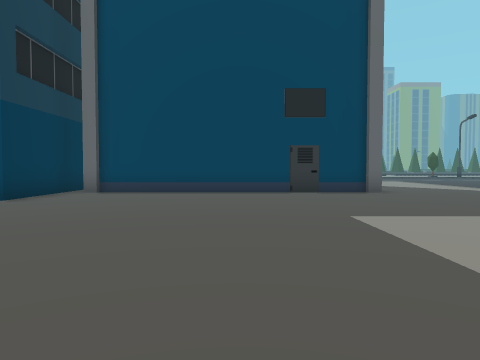
view 1 (above)

24 first-person views from a walk through a Unity game level. The camera is 1.3 m above the floor, tilts 2° down and sees 70° across. The floor is counted in squares, 2 m on a side. Each view is taken from the middle of a square. On the plan, view 1 faces up. The plan holds only what a view shows up to about 10 squares ahead; the rest is blank. The place goes on beyond the plan.

view 2
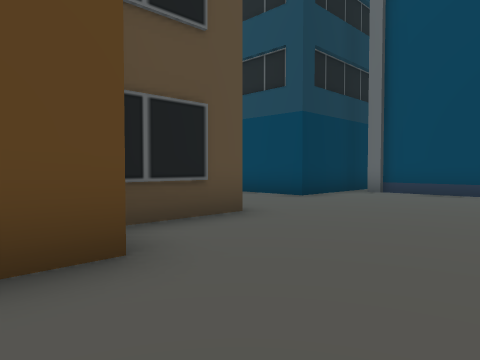

view 3
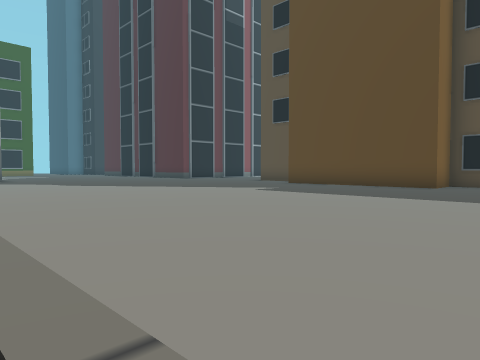

view 4
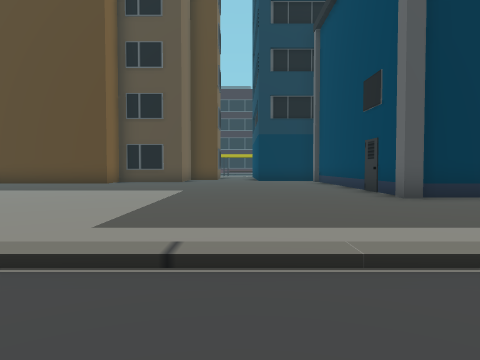

view 5
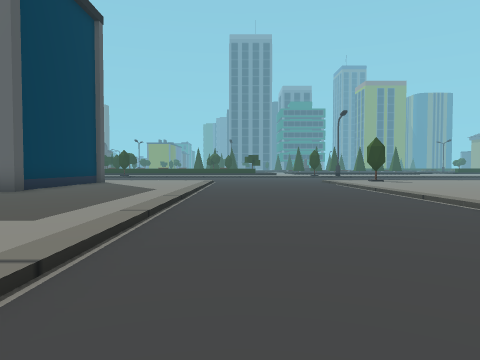

view 6
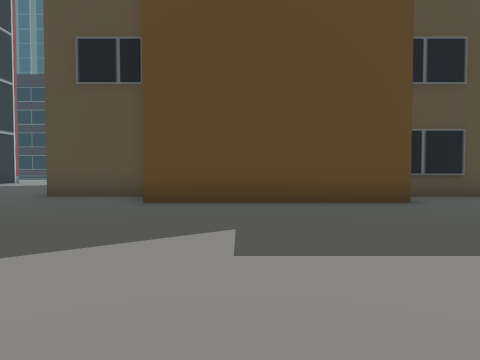

view 7
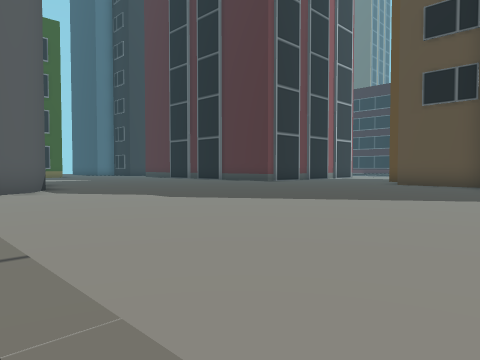

view 8
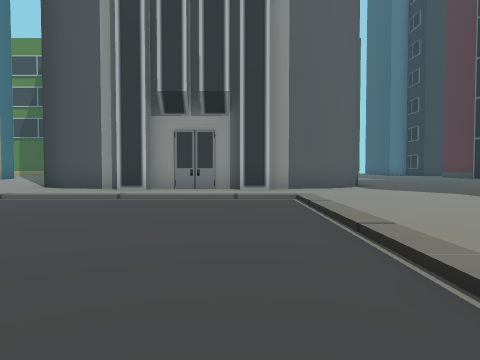

view 9
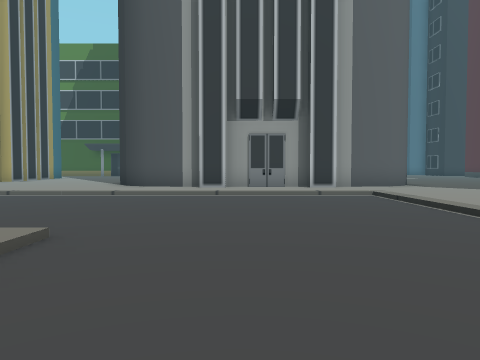

view 10
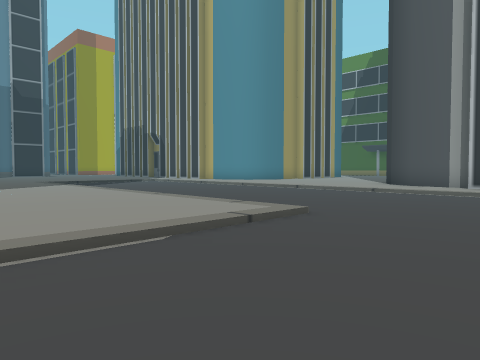

view 11
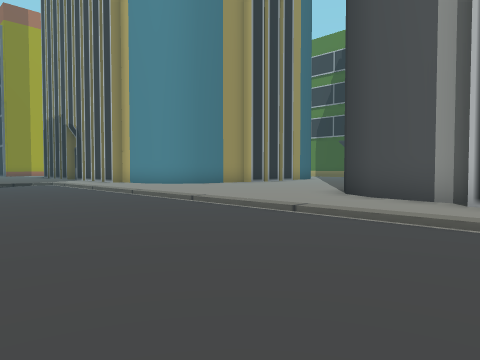

view 12
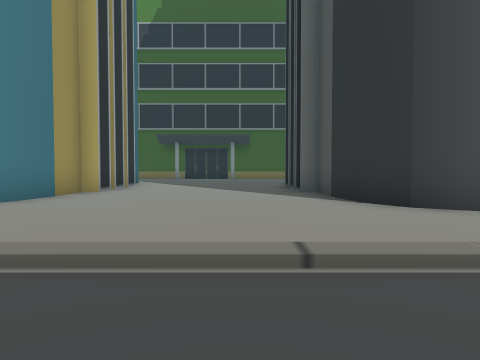

view 13
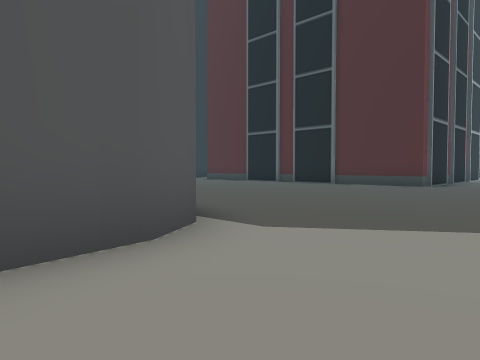

view 14
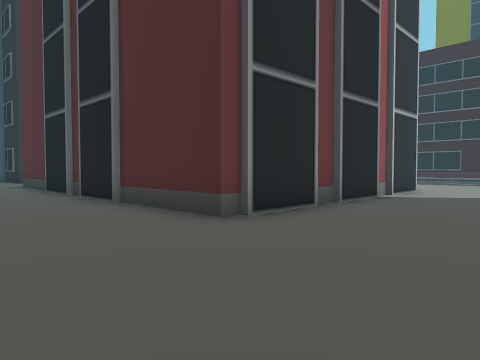

view 15
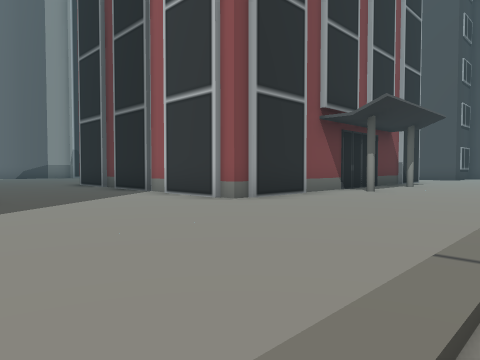

view 16
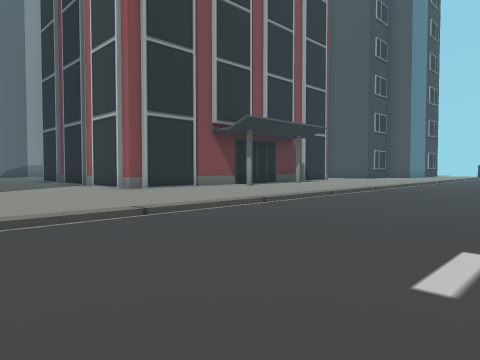

view 17
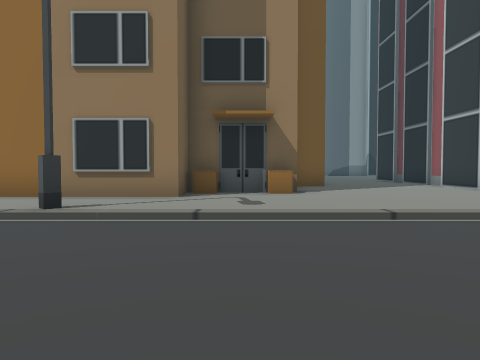

view 18
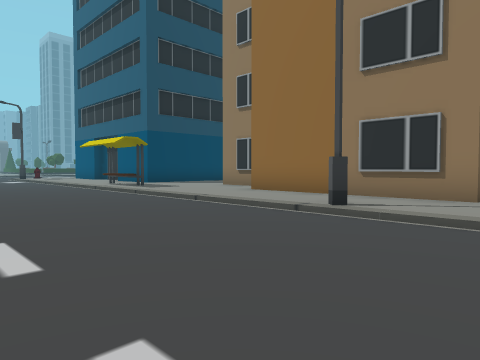

view 19
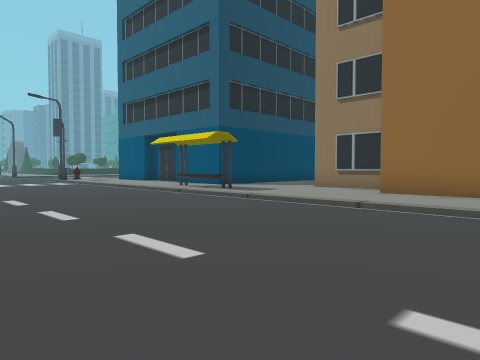

view 20
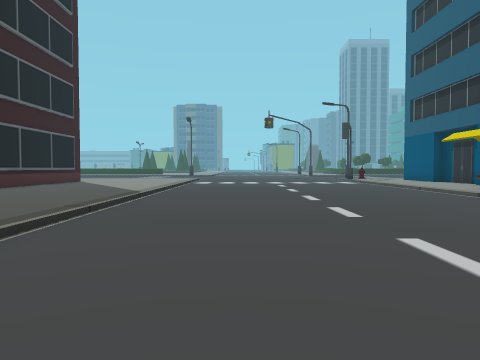

view 21
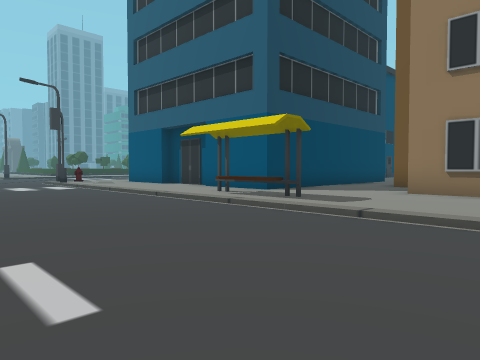

view 22
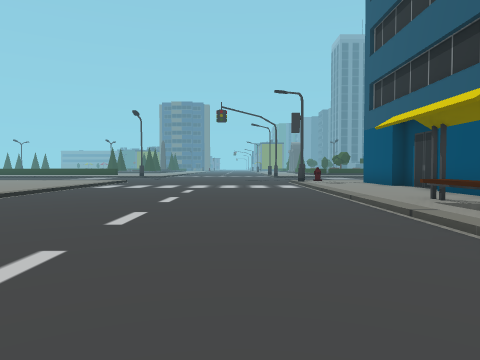

view 23
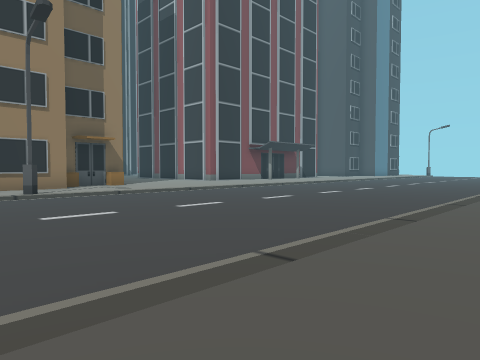

view 24
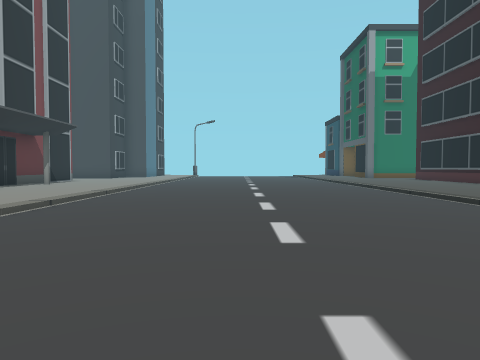

### Floor plan
Key: @ floor where view 1 was taken; # wall or solid block; . main floor; - floor 0.25 m lower than the main floor; / step, stairs or slope; B building; O other object.
Columns run from 27 left of view 1 to 21 right of it. Each row starts with its distance up from view 1.
 11     ./-------..B              #..../----/..
 10     ./-------..#      #########..../----/..
  9      /-------..#      ##......#..../----/.
  8 #..../-------..#      #............/----/.
  7 #..../-------O.##   ###............/----/
  6  ..../-------O....   ............../----/
  5   .../-------O....    ............./----
  4    ../-------.....     ............/---
  3    ../-------...#      #.........../---
  2     ./-------...#      #.........../--
  1      /-------..##      ##........../----/
  0    ../-------..#        #..@.......  ---/.....
 -1    ../-------..#        #.......... ----/........
 -2    ../-------#.#        #........../----/........
 -3    ../-------..##      ##........../----////////
 -4     ./-------...#      #.........../-----------
 -5     ./-------...#      #.........../-----------
 -6     ./-------...B      #.........../-------------
 -7     ./-------......   ............./-------------
 -8     ./-------......................//////////////
 -9      /-------...................................
-10      /-------.......................#..#........
-11      /-------....................#       #.......
-12      /-------....#      #........        ##.....#
-13     ./-------....#      #........         #.....#
-14     ./-------....#      #......           #.....#
-15    ../-------...B#      B.. ... B          .....#
-16    ../-------....#      #..     B          .....#
-17           --- ...       B.

Positions as (right, up) in squares from view 1, and headings:
1: (0, 0), facing up
2: (0, 0), facing up-left
3: (8, 4), facing down-left
4: (10, 6), facing left
5: (9, 1), facing up
6: (4, -2), facing left
7: (8, -2), facing down-left
8: (9, -1), facing down
9: (11, 0), facing down
10: (10, 1), facing down-right
11: (11, -4), facing down-right
12: (17, -6), facing down
13: (8, -8), facing down-left
14: (0, -8), facing down-left
15: (-15, -7), facing down-right
16: (-19, -7), facing down-right
17: (-19, -5), facing right
18: (-19, -5), facing up-right
19: (-20, -2), facing up-right
20: (-20, -2), facing up
21: (-19, 1), facing up-right
22: (-17, 1), facing up
23: (-24, 0), facing down-right
24: (-18, -6), facing down
